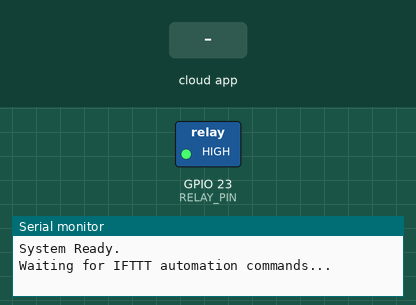
The sketch below on a simulated ESP32. Shown: switched loads named in the sketch (green lamp = pin HIGH), the last lines printed to the serial monitor. The inputs (shaded band) are chosen by the test bench. WiFi joins after 1.5 s; servers stay silent unless stated; no MQTT or app messages arrive unless stated.

Above: at 3.7 s.
3.8 s: the phone or cloud app sets automation-control to ON
At 5.0 s:
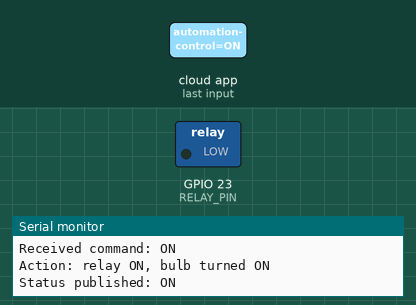
5.3 s: the phone or cloud app sets automation-control to 1
6.8 s: the phone or cloud app sets automation-control to TRUE
Timing chart, 0 to 9.8 s (numbered marks = the images above; inputs shaded):
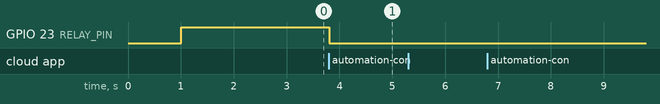

Measured:
- after the input at 3.8 s, GPIO 23 (RELAY_PIN): HIGH → LOW at once

The sketch:

task3-ifttt-automation.ino
```cpp
#include <WiFi.h>
#include "Adafruit_MQTT.h"
#include "Adafruit_MQTT_Client.h"

// =====================================================
// 1. Wi-Fi Configuration
// =====================================================

const char* WIFI_SSID = "YOUR_WIFI_SSID";
const char* WIFI_PASSWORD = "YOUR_WIFI_PASSWORD";

// =====================================================
// 2. Adafruit IO Configuration
// =====================================================

#define AIO_SERVER      "io.adafruit.com"
#define AIO_SERVERPORT  1883

#define AIO_USERNAME    "YOUR_ADAFRUIT_IO_USERNAME"
#define AIO_KEY         "YOUR_ADAFRUIT_IO_KEY"

// =====================================================
// 3. Hardware Configuration
// =====================================================

// Relay module (active LOW) on GPIO 23 switches the bulb
#define RELAY_PIN 23

// =====================================================
// 4. Wi-Fi and MQTT Client
// =====================================================

WiFiClient client;

Adafruit_MQTT_Client mqtt(
  &client,
  AIO_SERVER,
  AIO_SERVERPORT,
  AIO_USERNAME,
  AIO_KEY
);

// =====================================================
// 5. Adafruit IO Feed
// =====================================================

// IFTTT will send commands to this feed.
// Example values:
// ON
// OFF

Adafruit_MQTT_Subscribe automationFeed =
  Adafruit_MQTT_Subscribe(
    &mqtt,
    AIO_USERNAME "/feeds/automation-control"
  );

// Optional status feed
Adafruit_MQTT_Publish statusFeed =
  Adafruit_MQTT_Publish(
    &mqtt,
    AIO_USERNAME "/feeds/automation-status"
  );

// =====================================================
// 6. Connect to Wi-Fi
// =====================================================

void connectWiFi()
{
  Serial.println();
  Serial.print("Connecting to Wi-Fi: ");
  Serial.println(WIFI_SSID);

  WiFi.begin(WIFI_SSID, WIFI_PASSWORD);

  while (WiFi.status() != WL_CONNECTED)
  {
    delay(500);
    Serial.print(".");
  }

  Serial.println();
  Serial.println("[SUCCESS] Wi-Fi Connected!");

  Serial.print("ESP32 IP Address: ");
  Serial.println(WiFi.localIP());
}

// =====================================================
// 7. Connect to Adafruit IO MQTT
// =====================================================

void connectMQTT()
{
  int8_t ret;

  // If already connected, do nothing
  if (mqtt.connected())
  {
    return;
  }

  Serial.println();
  Serial.println("Connecting to Adafruit IO MQTT...");

  while ((ret = mqtt.connect()) != 0)
  {
    Serial.print("MQTT connection failed. Error: ");
    Serial.println(mqtt.connectErrorString(ret));

    mqtt.disconnect();

    delay(5000);

    Serial.println("Retrying MQTT connection...");
  }

  Serial.println("[SUCCESS] Connected to Adafruit IO MQTT!");

  // Subscribe to automation feed
  mqtt.subscribe(&automationFeed);

  Serial.println("Subscribed to:");
  Serial.println(
    String(AIO_USERNAME) + "/feeds/automation-control"
  );
}

// =====================================================
// 8. Process IFTTT Command
// =====================================================

void processCommand(String command)
{
  command.trim();

  Serial.print("Received command: ");
  Serial.println(command);

  // Convert command to uppercase
  command.toUpperCase();

  // ---------------------------------------------------
  // Turn bulb ON (active LOW relay)
  // ---------------------------------------------------

  if (command == "ON" ||
      command == "1" ||
      command == "TRUE")
  {
    digitalWrite(RELAY_PIN, LOW);

    Serial.println("Action: relay ON, bulb turned ON");

    // Send status back to Adafruit IO
    if (!statusFeed.publish("ON"))
    {
      Serial.println("Failed to publish ON status");
    }
    else
    {
      Serial.println("Status published: ON");
    }
  }

  // ---------------------------------------------------
  // Turn bulb OFF
  // ---------------------------------------------------

  else if (command == "OFF" ||
           command == "0" ||
           command == "FALSE")
  {
    digitalWrite(RELAY_PIN, HIGH);

    Serial.println("Action: relay OFF, bulb turned OFF");

    // Send status back to Adafruit IO
    if (!statusFeed.publish("OFF"))
    {
      Serial.println("Failed to publish OFF status");
    }
    else
    {
      Serial.println("Status published: OFF");
    }
  }

  // ---------------------------------------------------
  // Unknown command
  // ---------------------------------------------------

  else
  {
    Serial.println("Unknown command received.");
    Serial.println("Expected: ON or OFF");
  }
}

// =====================================================
// 9. Setup
// =====================================================

void setup()
{
  Serial.begin(115200);

  delay(1000);

  Serial.println();
  Serial.println("====================================");
  Serial.println("Task 3 - IFTTT IoT Automation");
  Serial.println("ESP32 + Adafruit IO + MQTT");
  Serial.println("====================================");

  // Configure relay pin
  pinMode(RELAY_PIN, OUTPUT);

  // Start with the bulb OFF (active LOW relay: HIGH = OFF)
  digitalWrite(RELAY_PIN, HIGH);

  // Connect Wi-Fi
  connectWiFi();

  // Connect MQTT
  connectMQTT();

  Serial.println();
  Serial.println("System Ready.");
  Serial.println("Waiting for IFTTT automation commands...");
}

// =====================================================
// 10. Main Loop
// =====================================================

void loop()
{
  // Reconnect Wi-Fi if disconnected
  if (WiFi.status() != WL_CONNECTED)
  {
    Serial.println("Wi-Fi disconnected.");
    connectWiFi();
  }

  // Reconnect MQTT if disconnected
  if (!mqtt.connected())
  {
    connectMQTT();
  }

  // Process incoming MQTT messages
  Adafruit_MQTT_Subscribe* subscription;

  while ((subscription = mqtt.readSubscription(1000)))
  {
    if (subscription == &automationFeed)
    {
      String command =
        String((char*)automationFeed.lastread);

      processCommand(command);
    }
  }

  // Keep MQTT connection alive
  mqtt.ping();

  delay(10);
}
```
